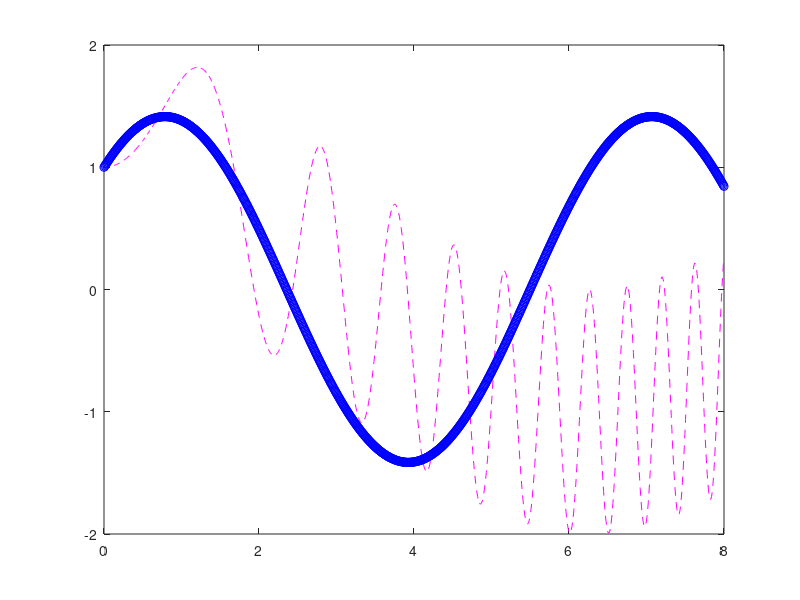

Source code (MATLAB):
x = linspace(0,8,1000);
f1 = sin(x.^2)+cos(x./2);
f2 = cos(x)+sin(x);
plot(x,f1,'--m');
hold on;
plot(x,f2,'-ob');
hold off;




